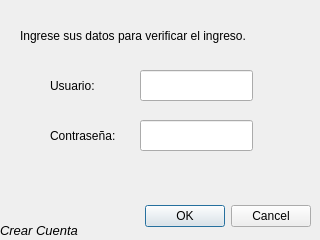
<?xml version="1.0" encoding="UTF-8"?>
<ui version="4.0">
 <class>Dialog</class>
 <widget class="QDialog" name="Dialog">
  <property name="geometry">
   <rect>
    <x>0</x>
    <y>0</y>
    <width>320</width>
    <height>240</height>
   </rect>
  </property>
  <property name="windowTitle">
   <string>Confirmación de Identidad</string>
  </property>
  <widget class="QDialogButtonBox" name="buttonBox">
   <property name="geometry">
    <rect>
     <x>10</x>
     <y>200</y>
     <width>301</width>
     <height>32</height>
    </rect>
   </property>
   <property name="orientation">
    <enum>Qt::Horizontal</enum>
   </property>
   <property name="standardButtons">
    <set>QDialogButtonBox::Cancel|QDialogButtonBox::Ok</set>
   </property>
  </widget>
  <widget class="QLineEdit" name="usuarioLineEdit">
   <property name="geometry">
    <rect>
     <x>140</x>
     <y>70</y>
     <width>113</width>
     <height>31</height>
    </rect>
   </property>
  </widget>
  <widget class="QLabel" name="usuarioLabel">
   <property name="geometry">
    <rect>
     <x>50</x>
     <y>70</y>
     <width>61</width>
     <height>31</height>
    </rect>
   </property>
   <property name="text">
    <string>Usuario:</string>
   </property>
  </widget>
  <widget class="QLabel" name="passLabel">
   <property name="geometry">
    <rect>
     <x>50</x>
     <y>120</y>
     <width>81</width>
     <height>31</height>
    </rect>
   </property>
   <property name="text">
    <string>Contraseña:</string>
   </property>
  </widget>
  <widget class="QLineEdit" name="passLineEdit">
   <property name="geometry">
    <rect>
     <x>140</x>
     <y>120</y>
     <width>113</width>
     <height>31</height>
    </rect>
   </property>
   <property name="inputMethodHints">
    <set>Qt::ImhNone</set>
   </property>
   <property name="readOnly">
    <bool>false</bool>
   </property>
  </widget>
  <widget class="QLabel" name="instLabel">
   <property name="geometry">
    <rect>
     <x>20</x>
     <y>10</y>
     <width>281</width>
     <height>51</height>
    </rect>
   </property>
   <property name="text">
    <string>Ingrese sus datos para verificar el ingreso. </string>
   </property>
  </widget>
  <widget class="QLabel" name="label">
   <property name="geometry">
    <rect>
     <x>0</x>
     <y>220</y>
     <width>91</width>
     <height>21</height>
    </rect>
   </property>
   <property name="font">
    <font>
     <pointsize>10</pointsize>
     <weight>50</weight>
     <italic>true</italic>
     <bold>false</bold>
     <strikeout>false</strikeout>
     <kerning>true</kerning>
    </font>
   </property>
   <property name="toolTip">
    <string>&lt;html&gt;&lt;head/&gt;&lt;body&gt;&lt;p align=&quot;center&quot;&gt;&lt;span style=&quot; font-size:10pt;&quot;&gt;No posee una cuenta.&lt;/span&gt;&lt;/p&gt;&lt;p align=&quot;center&quot;&gt;&lt;span style=&quot; font-size:10pt;&quot;&gt;Cree una para ingresar.&lt;/span&gt;&lt;/p&gt;&lt;/body&gt;&lt;/html&gt;</string>
   </property>
   <property name="text">
    <string>Crear Cuenta</string>
   </property>
   <property name="wordWrap">
    <bool>false</bool>
   </property>
  </widget>
 </widget>
 <resources/>
 <connections>
  <connection>
   <sender>buttonBox</sender>
   <signal>accepted()</signal>
   <receiver>Dialog</receiver>
   <slot>accept()</slot>
   <hints>
    <hint type="sourcelabel">
     <x>248</x>
     <y>254</y>
    </hint>
    <hint type="destinationlabel">
     <x>157</x>
     <y>274</y>
    </hint>
   </hints>
  </connection>
  <connection>
   <sender>buttonBox</sender>
   <signal>rejected()</signal>
   <receiver>Dialog</receiver>
   <slot>reject()</slot>
   <hints>
    <hint type="sourcelabel">
     <x>316</x>
     <y>260</y>
    </hint>
    <hint type="destinationlabel">
     <x>286</x>
     <y>274</y>
    </hint>
   </hints>
  </connection>
 </connections>
</ui>
